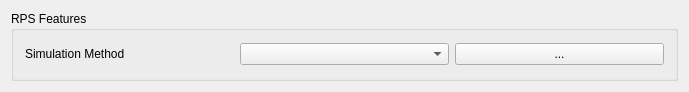
<?xml version="1.0" encoding="UTF-8"?>
<ui version="4.0">
 <class>UserLabGui::DlgUserLabFeatures</class>
 <widget class="QWidget" name="UserLabGui::DlgUserLabFeatures">
  <property name="geometry">
   <rect>
    <x>0</x>
    <y>0</y>
    <width>689</width>
    <height>92</height>
   </rect>
  </property>
  <property name="windowTitle">
   <string>UserLab Features</string>
  </property>
  <property name="sizeGripEnabled" stdset="0">
   <bool>true</bool>
  </property>
  <layout class="QGridLayout" name="gridLayout">
   <item row="0" column="0">
    <widget class="QGroupBox" name="RotationGB">
     <property name="sizePolicy">
      <sizepolicy hsizetype="MinimumExpanding" vsizetype="Preferred">
       <horstretch>0</horstretch>
       <verstretch>0</verstretch>
      </sizepolicy>
     </property>
     <property name="toolTip">
      <string>Use custom vector for pad direction otherwise
the sketch plane's normal vector will be used</string>
     </property>
     <property name="title">
      <string>RPS Features</string>
     </property>
     <layout class="QVBoxLayout" name="verticalLayout_3">
      <item>
       <layout class="QGridLayout" name="gridLayout_2" columnstretch="0,0,0">
        <item row="1" column="0">
         <widget class="QLabel" name="label_22">
          <property name="text">
           <string>Simulation Method</string>
          </property>
         </widget>
        </item>
        <item row="1" column="2">
         <widget class="QPushButton" name="simulationMethodPushButton">
          <property name="sizePolicy">
           <sizepolicy hsizetype="Preferred" vsizetype="Fixed">
            <horstretch>0</horstretch>
            <verstretch>0</verstretch>
           </sizepolicy>
          </property>
          <property name="text">
           <string>...</string>
          </property>
         </widget>
        </item>
        <item row="1" column="1">
         <widget class="QComboBox" name="simulationMethodComboBox"/>
        </item>
       </layout>
      </item>
     </layout>
    </widget>
   </item>
  </layout>
 </widget>
 <layoutdefault spacing="6" margin="11"/>
 <resources>
  <include location="Resources/UserLab.qrc"/>
 </resources>
 <connections/>
</ui>
